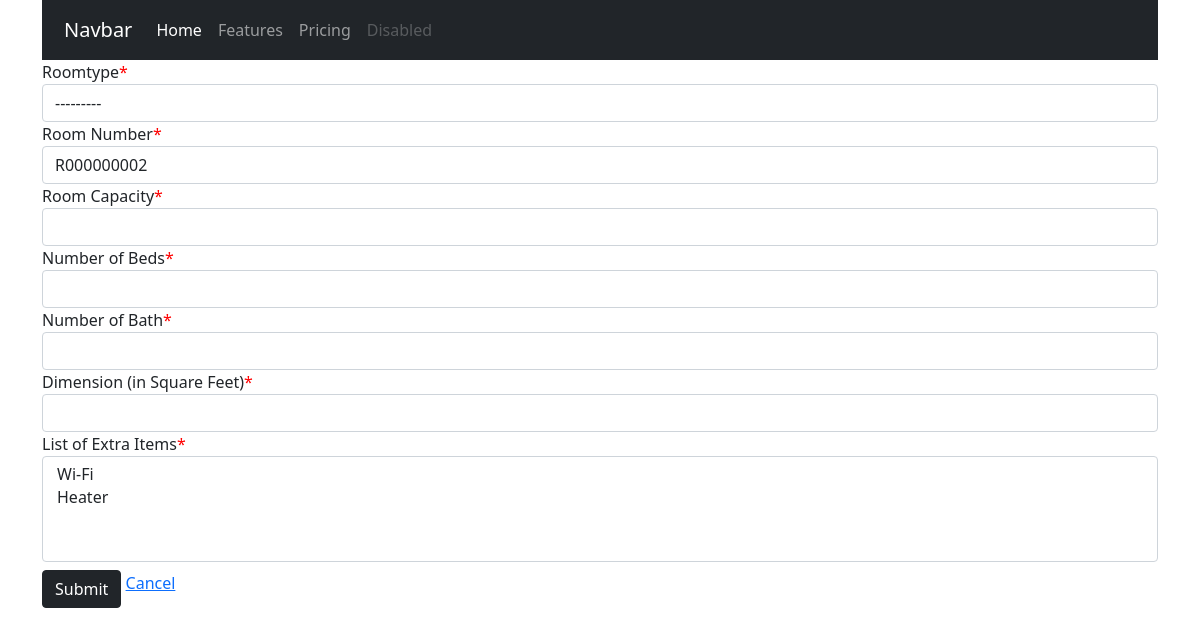
The app's page /rooms/add/, older data.
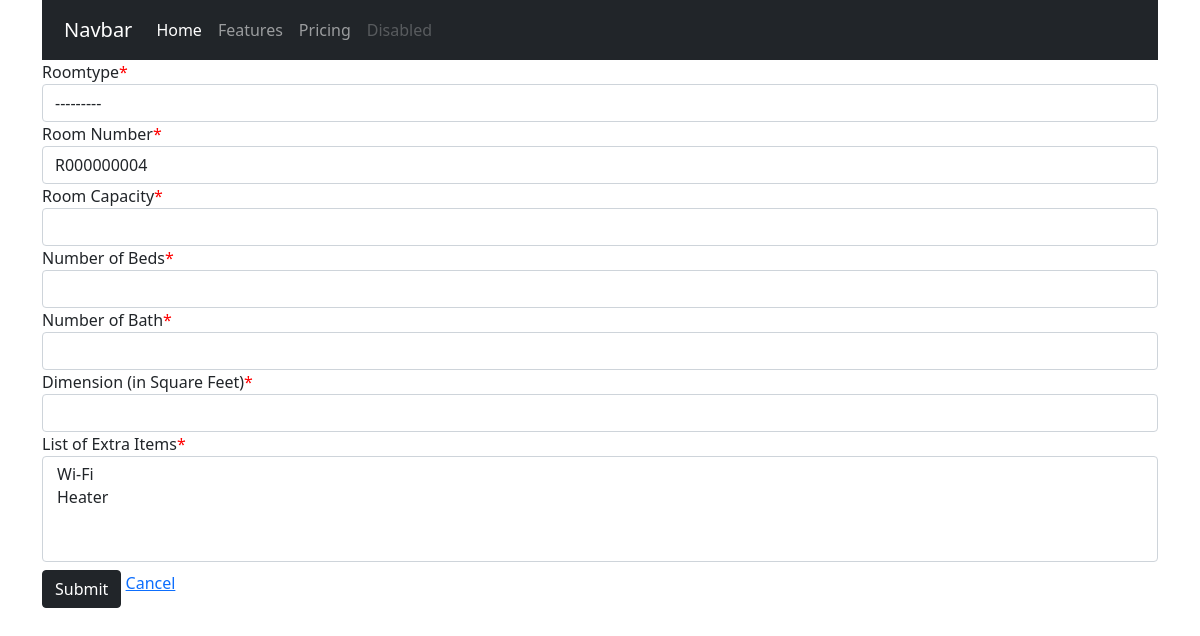
The same page, newer data.
### hotel/models.py (models this page shows, shortened)
class Room(models.Model):
    id = models.UUIDField(primary_key=True, default=uuid.uuid4, editable=False)
    roomstatus = models.CharField(_("Room Status"), max_length=2, choices=ROOMSTATUS, default='dv')
    roomnumber = models.CharField(_("Room Number"), max_length=50, default=generateRoomNumber, db_index=True, unique=True)
    roomnumber_url = models.SlugField(_("Room Number URL"), null=True)
    roomtype = models.ForeignKey(RoomType, on_delete=models.CASCADE, limit_choices_to={'roomtype_active': True}, related_name='rooms')
    roomcapacity = models.PositiveIntegerField(_("Room Capacity")) #todo: set max value for room capacity
    roombed = models.PositiveIntegerField(_("Number of Beds"))
    roombath = models.PositiveIntegerField(_("Number of Bath"))
    roomdimension = models.DecimalField(_("Dimension (in Square Feet)"), max_digits=5, decimal_places=2)
    roomextras = models.ManyToManyField(RoomExtra, verbose_name=_("List of Extra Items"))
    created_at = models.DateTimeField(_("Created At"), auto_now_add=True)
    last_updated = models.DateTimeField(_("Updated At"), auto_now=False)
    is_available = models.BooleanField(_("Room Available"), default=True)
    roomdate = models.DateTimeField(_("Empty Date Field"), blank=True, null=True)
    class Meta:
        verbose_name = _("Room")
        verbose_name_plural = _("Rooms")

### hotel/views.py (the view, shortened to what this page needs)
# urls.py: path('add/', RoomCreateView.as_view(), name='room_create'),
class RoomCreateView(generic.CreateView):
    form_class = RoomForm
    template_name = 'rooms/roomcreate.html'
    def get(self, request, *args, **kwargs):
        form = self.form_class()
        return render(request, self.template_name, {'form': form})

### hotel/forms.py
class RoomForm(ModelForm):
    class Meta:
        model = Room
        fields = ('roomtype', 'roomnumber', 'roomcapacity', 'roombed', 'roombath', 'roomdimension', 'roomextras',)

### hotel/models.py (called while the page is built)
def generateRoomNumber():
    rooms = Room.objects.all().order_by('-created_at')
    return generate_number('R', rooms, length=10)

    def __str__(self):
        return self.roomextra_name

    def __str__(self):
        return self.roomtype_name

### number_generator.py (called while the page is built)
def generate_number(prefix, qs, postfix='1', length=4):
    if qs.count() == 0:
        return prefix + postfix.zfill(length - 1)
    else:
        firstrecord = qs.first()
        postfix = str(int(firstrecord.roomnumber[1:]) + 1)
        return prefix + postfix.zfill(length - len(postfix))

### templates/rooms/roomcreate.html (shortened to what this page needs)
{% extends 'base.html' %}
{% load crispy_forms_tags %}
{% block content %}
    <form method="post">
        {{ form|crispy }}
        <input class="btn btn-dark" type="submit" value="Submit">
        <a href="{% url 'room_list' %}">Cancel</a>
    </form>
{% endblock content %}

Row changes from the older to the newer data that the page shows:
removed Room: roomnumber "R000000002"
added Room: roomnumber "R000000004"
